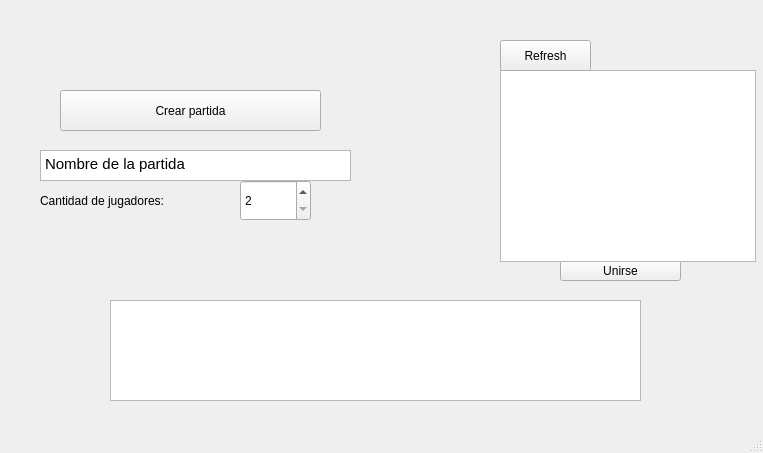
<?xml version="1.0" encoding="UTF-8"?>
<ui version="4.0">
 <class>Menu</class>
 <widget class="QMainWindow" name="Menu">
  <property name="geometry">
   <rect>
    <x>0</x>
    <y>0</y>
    <width>763</width>
    <height>453</height>
   </rect>
  </property>
  <property name="windowTitle">
   <string>Menu</string>
  </property>
  <widget class="QWidget" name="centralwidget">
   <widget class="QPushButton" name="joinMatchButton">
    <property name="geometry">
     <rect>
      <x>560</x>
      <y>260</y>
      <width>121</width>
      <height>21</height>
     </rect>
    </property>
    <property name="text">
     <string>Unirse</string>
    </property>
   </widget>
   <widget class="QListWidget" name="listWidget">
    <property name="geometry">
     <rect>
      <x>500</x>
      <y>70</y>
      <width>256</width>
      <height>192</height>
     </rect>
    </property>
   </widget>
   <widget class="QTextBrowser" name="textBrowser">
    <property name="geometry">
     <rect>
      <x>110</x>
      <y>300</y>
      <width>531</width>
      <height>101</height>
     </rect>
    </property>
    <property name="font">
     <font>
      <pointsize>30</pointsize>
     </font>
    </property>
   </widget>
   <widget class="QTextEdit" name="matchNameInput">
    <property name="geometry">
     <rect>
      <x>40</x>
      <y>150</y>
      <width>311</width>
      <height>31</height>
     </rect>
    </property>
    <property name="html">
     <string>&lt;!DOCTYPE HTML PUBLIC &quot;-//W3C//DTD HTML 4.0//EN&quot; &quot;http://www.w3.org/TR/REC-html40/strict.dtd&quot;&gt;
&lt;html&gt;&lt;head&gt;&lt;meta name=&quot;qrichtext&quot; content=&quot;1&quot; /&gt;&lt;style type=&quot;text/css&quot;&gt;
p, li { white-space: pre-wrap; }
&lt;/style&gt;&lt;/head&gt;&lt;body style=&quot; font-family:'Ubuntu'; font-size:11pt; font-weight:400; font-style:normal;&quot;&gt;
&lt;p style=&quot; margin-top:0px; margin-bottom:0px; margin-left:0px; margin-right:0px; -qt-block-indent:0; text-indent:0px;&quot;&gt;Nombre de la partida&lt;/p&gt;&lt;/body&gt;&lt;/html&gt;</string>
    </property>
   </widget>
   <widget class="QPushButton" name="createButton">
    <property name="geometry">
     <rect>
      <x>60</x>
      <y>90</y>
      <width>261</width>
      <height>41</height>
     </rect>
    </property>
    <property name="text">
     <string>Crear partida</string>
    </property>
   </widget>
   <widget class="QPushButton" name="refreshButton">
    <property name="geometry">
     <rect>
      <x>500</x>
      <y>40</y>
      <width>91</width>
      <height>31</height>
     </rect>
    </property>
    <property name="text">
     <string>Refresh</string>
    </property>
   </widget>
   <widget class="QSpinBox" name="nPlayers">
    <property name="geometry">
     <rect>
      <x>240</x>
      <y>180</y>
      <width>71</width>
      <height>41</height>
     </rect>
    </property>
    <property name="minimum">
     <number>2</number>
    </property>
    <property name="maximum">
     <number>12</number>
    </property>
   </widget>
   <widget class="QLabel" name="label">
    <property name="geometry">
     <rect>
      <x>40</x>
      <y>190</y>
      <width>221</width>
      <height>21</height>
     </rect>
    </property>
    <property name="text">
     <string>Cantidad de jugadores:</string>
    </property>
   </widget>
  </widget>
  <widget class="QMenuBar" name="menubar">
   <property name="geometry">
    <rect>
     <x>0</x>
     <y>0</y>
     <width>763</width>
     <height>22</height>
    </rect>
   </property>
  </widget>
  <widget class="QStatusBar" name="statusbar"/>
 </widget>
 <resources/>
 <connections/>
</ui>
